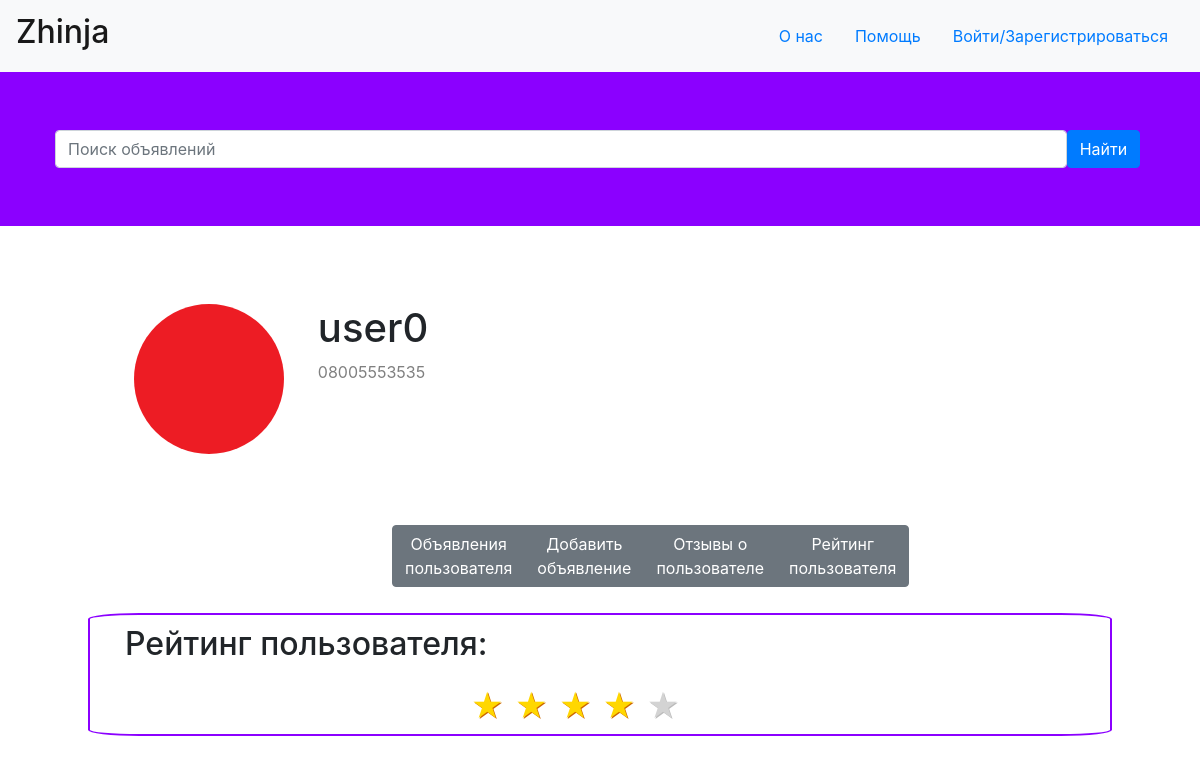
Before: /profile/0/rating with the older database file.
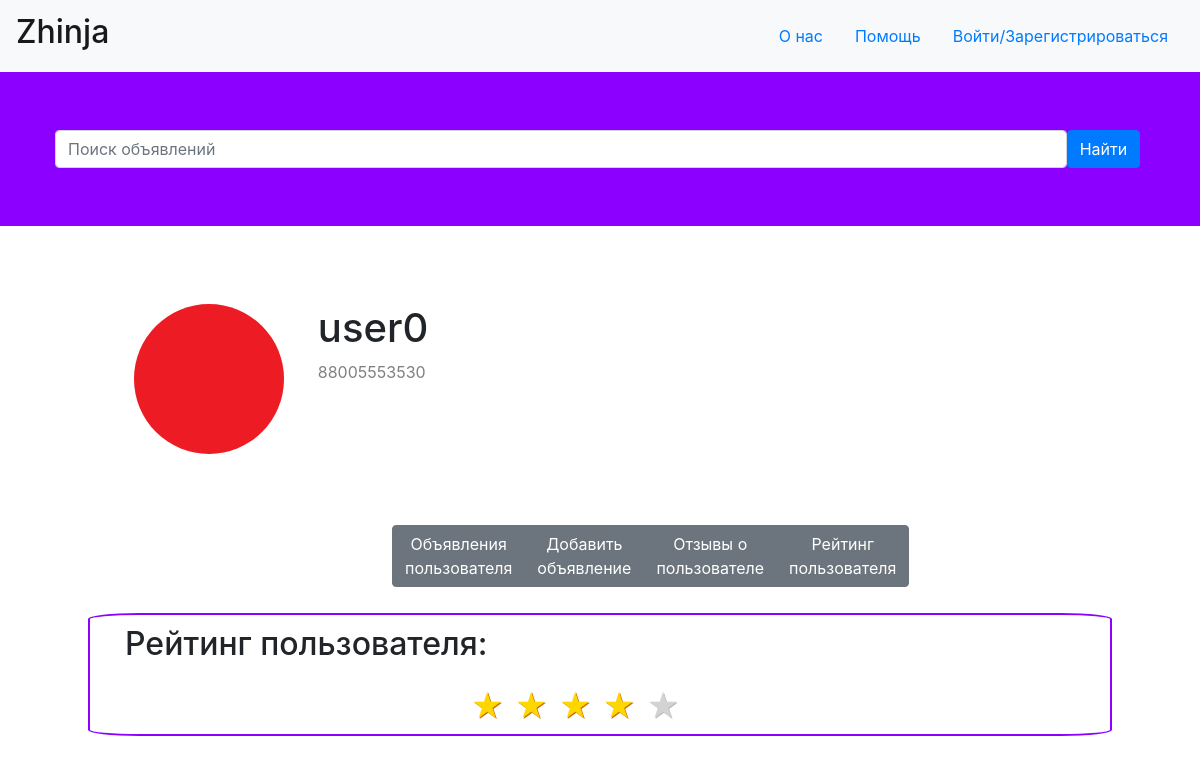
After: the same page with the newer database file.
### tables this page shows
CREATE TABLE "user"
(
	id integer not null
		constraint user_pk
			primary key autoincrement,
	status_id integer default 1 not null
		references status,
	phone text not null,
	password text not null,
	name text not null,
	image_id integer
		constraint user_images_id_fk
			references images
);

### routes.py (the view)
@application.route('/profile/<int:user_id>/', methods=["GET", "POST"])
@application.route('/profile/<int:user_id>/<string:type>', methods=["GET", "POST"])
def profile(user_id: int, type: str = "services"):
    if request.method == "POST" and request.form.get("tel") and request.form.get("password"):
        user = sessions["main_database"].query(User) \
            .filter(User.phone == request.form.get("tel"), User.password == request.form.get("password")).first()
        if user:
            cookie["id"] = user.id
            return redirect(f'/profile/{user.id}')
    session = sessions["main_database"]
    searched = request.form.get("search_label")
    if searched:
        return redirect('/')
    user = session.query(User).filter(User.id == user_id).first()
    user_image = session.query(Images).filter(Images.out_id == user.image_id).first()
    services = session.query(Service).filter(Service.user_id == user_id).all()
    data = {
        "registered": cookie.get("id") == user_id,
        "user": {
            "id": user_id,
            "name": user.name,
            "image": str(buffer_image(user_image.id, user_image.image)) + ".png",
            "phone": user.phone,
            "average_rating": 0
        },
        "services": [],
        "comments": []
    }
    for service in services:
        description = session.query(Description).filter(Description.id == service.description_id).first()
        images = session.query(Images).filter(Images.out_id == description.images_id).all()
        service_comments = session.query(Comment, Description) \
            .filter((Comment.service_id == service.id), (Description.id == Comment.description_id)).all()
        data["services"].append({
            "id": service.id,
            "name": service.name,
            "price": service.price,
            "description": {
                "images": [str(buffer_image(image.id, image.image)) + ".png" for image in images],
                "description": {
                    "comment": description.description
                },
            },
        })
        for comment, description in service_comments:
            author = session.query(User).filter(User.id == comment.user_id).first()
            author_image = session.query(Images).filter(Images.out_id == author.image_id).first()
            data["comments"].append({
                "id": comment.id,
                "author": {
                    "id": author.id,
                    "name": author.name,
                    "image": str(buffer_image(author_image.id, author_image.image)) + ".png"
                },
                "description": {
                    "images": [str(buffer_image(image.id, image.image)) + ".png" for image in
                               session.query(Images).filter(Images.id == description.images_id).all()],
                    "description": {
                        "impression": description.description.split(delimiter)[0],
                        "pluses": description.description.split(delimiter)[1],
                        "minuses": description.description.split(delimiter)[2],
                        "comment": description.description.split(delimiter)[3]
                    }
                },
                "rating": comment.rating
            })
            data["user"]["average_rating"] += comment.rating
    try:
        data["user"]["average_rating"] /= len(data["comments"])
    except ZeroDivisionError:
        data["user"]["average_rating"] = 5
    if type == "services":
        return render_template("profile.html", data=data, len=len, round=round)
    elif type == "create_service":
        return redirect('/create_service')
    elif type == "comment":
        return render_template("profile_comment.html", data=data, len=len, round=round)
    elif type == "rating":
        return render_template("profile_rating.html", data=data, len=len, round=round)

### declarations.py (called while the page is built)
def bytes_to_image(bytearr: bytes) -> Image:
    return Image.open(BytesIO(bytearr))

def buffer_image(id: int, bytearr: bytes) -> int:
    image = bytes_to_image(bytearr)
    image.save(f"static/images/{id}.png")
    return id

### templates/profile_rating.html (shortened to what the changed rows need)
<!doctype html>
<html lang="en">
  <head>
    <link rel="stylesheet" href="https://stackpath.bootstrapcdn.com/bootstrap/4.3.1/css/bootstrap.min.css">
    <link rel="stylesheet" href="https://stackpath.bootstrapcdn.com/bootstrap/4.2.1/css/bootstrap.min.css">
    <link rel="stylesheet" type="text/css" href={{url_for('static', filename='css/main.css') }}>
  </head>
  <body>
<header>
        <nav class="navbar navbar-light bg-light">
        <a class="navbar-brand" href="/"><h2>Zhinja</h2></a>
        </nav>
    </header>
    <div class="main">
        <div class="container-m mx-auto">
            <div class="container-profile">
                <div class="row">
                    <div class="col-1-5">
                        <h1>{{data["user"]["name"]}}</h1>
                        <p class="email-profile">{{data["user"]["phone"]}}</p>
                    </div>
                </div>
            </div>
        </div>
    <div class="container-m1 mx-auto">
      <div class="row">
          <h2>Рейтинг пользователя:</h2>
      </div>
        </div>
    </div>
</body>
</html>

Changed rows visible on the page:
changed user "user0": user.phone "08005553535" → "88005553530"
